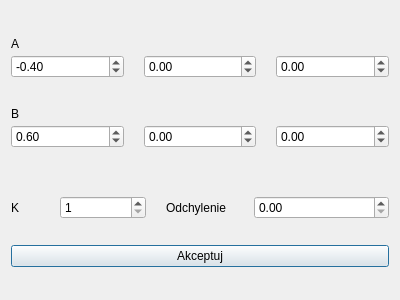
<?xml version="1.0" encoding="UTF-8"?>
<ui version="4.0">
 <class>Dialog_ARX</class>
 <widget class="QDialog" name="Dialog_ARX">
  <property name="geometry">
   <rect>
    <x>0</x>
    <y>0</y>
    <width>400</width>
    <height>300</height>
   </rect>
  </property>
  <property name="baseSize">
   <size>
    <width>200</width>
    <height>200</height>
   </size>
  </property>
  <property name="windowTitle">
   <string>Dialog</string>
  </property>
  <layout class="QVBoxLayout" name="verticalLayout_4" stretch="1,2,1,2,2,2,1,2,1">
   <property name="spacing">
    <number>3</number>
   </property>
   <item>
    <spacer name="verticalSpacer_3">
     <property name="orientation">
      <enum>Qt::Orientation::Vertical</enum>
     </property>
     <property name="sizeHint" stdset="0">
      <size>
       <width>20</width>
       <height>40</height>
      </size>
     </property>
    </spacer>
   </item>
   <item>
    <layout class="QVBoxLayout" name="verticalLayout" stretch="1,2">
     <property name="spacing">
      <number>1</number>
     </property>
     <item>
      <layout class="QHBoxLayout" name="horizontalLayout" stretch="1,9">
       <item>
        <widget class="QLabel" name="label">
         <property name="text">
          <string>A</string>
         </property>
        </widget>
       </item>
       <item>
        <spacer name="horizontalSpacer">
         <property name="orientation">
          <enum>Qt::Orientation::Horizontal</enum>
         </property>
         <property name="sizeHint" stdset="0">
          <size>
           <width>40</width>
           <height>20</height>
          </size>
         </property>
        </spacer>
       </item>
      </layout>
     </item>
     <item>
      <layout class="QHBoxLayout" name="horizontalLayout_2" stretch="1,1,1">
       <property name="spacing">
        <number>20</number>
       </property>
       <item>
        <widget class="QDoubleSpinBox" name="SpinBox_A1">
         <property name="minimum">
          <double>-99.000000000000000</double>
         </property>
         <property name="singleStep">
          <double>0.100000000000000</double>
         </property>
         <property name="value">
          <double>-0.400000000000000</double>
         </property>
        </widget>
       </item>
       <item>
        <widget class="QDoubleSpinBox" name="SpinBox_A2">
         <property name="minimum">
          <double>-99.000000000000000</double>
         </property>
         <property name="singleStep">
          <double>0.100000000000000</double>
         </property>
        </widget>
       </item>
       <item>
        <widget class="QDoubleSpinBox" name="SpinBox_A3">
         <property name="minimum">
          <double>-99.000000000000000</double>
         </property>
         <property name="singleStep">
          <double>0.100000000000000</double>
         </property>
        </widget>
       </item>
      </layout>
     </item>
    </layout>
   </item>
   <item>
    <spacer name="verticalSpacer_2">
     <property name="orientation">
      <enum>Qt::Orientation::Vertical</enum>
     </property>
     <property name="sizeHint" stdset="0">
      <size>
       <width>20</width>
       <height>40</height>
      </size>
     </property>
    </spacer>
   </item>
   <item>
    <layout class="QVBoxLayout" name="verticalLayout_2" stretch="1,2">
     <property name="spacing">
      <number>1</number>
     </property>
     <item>
      <layout class="QHBoxLayout" name="horizontalLayout_3" stretch="1,9">
       <item>
        <widget class="QLabel" name="label_2">
         <property name="text">
          <string>B</string>
         </property>
        </widget>
       </item>
       <item>
        <spacer name="horizontalSpacer_2">
         <property name="orientation">
          <enum>Qt::Orientation::Horizontal</enum>
         </property>
         <property name="sizeHint" stdset="0">
          <size>
           <width>40</width>
           <height>20</height>
          </size>
         </property>
        </spacer>
       </item>
      </layout>
     </item>
     <item>
      <layout class="QHBoxLayout" name="horizontalLayout_4">
       <property name="spacing">
        <number>20</number>
       </property>
       <item>
        <widget class="QDoubleSpinBox" name="SpinBox_B1">
         <property name="minimum">
          <double>-99.000000000000000</double>
         </property>
         <property name="singleStep">
          <double>0.100000000000000</double>
         </property>
         <property name="value">
          <double>0.600000000000000</double>
         </property>
        </widget>
       </item>
       <item>
        <widget class="QDoubleSpinBox" name="SpinBox_B2">
         <property name="minimum">
          <double>-99.000000000000000</double>
         </property>
         <property name="singleStep">
          <double>0.100000000000000</double>
         </property>
        </widget>
       </item>
       <item>
        <widget class="QDoubleSpinBox" name="SpinBox_B3">
         <property name="minimum">
          <double>-99.000000000000000</double>
         </property>
         <property name="singleStep">
          <double>0.100000000000000</double>
         </property>
        </widget>
       </item>
      </layout>
     </item>
    </layout>
   </item>
   <item>
    <spacer name="verticalSpacer">
     <property name="orientation">
      <enum>Qt::Orientation::Vertical</enum>
     </property>
     <property name="sizeHint" stdset="0">
      <size>
       <width>20</width>
       <height>40</height>
      </size>
     </property>
    </spacer>
   </item>
   <item>
    <layout class="QHBoxLayout" name="horizontalLayout_6" stretch="2,1,2">
     <property name="spacing">
      <number>20</number>
     </property>
     <item>
      <layout class="QHBoxLayout" name="horizontalLayout_5" stretch="1,3">
       <item>
        <widget class="QLabel" name="label_3">
         <property name="text">
          <string>K</string>
         </property>
        </widget>
       </item>
       <item>
        <widget class="QSpinBox" name="spinBox_k">
         <property name="minimum">
          <number>1</number>
         </property>
        </widget>
       </item>
      </layout>
     </item>
     <item>
      <widget class="QLabel" name="label_4">
       <property name="text">
        <string>Odchylenie</string>
       </property>
      </widget>
     </item>
     <item>
      <widget class="QDoubleSpinBox" name="Spbox_odchyl">
       <property name="maximum">
        <double>0.090000000000000</double>
       </property>
       <property name="singleStep">
        <double>0.010000000000000</double>
       </property>
      </widget>
     </item>
    </layout>
   </item>
   <item>
    <spacer name="verticalSpacer_5">
     <property name="orientation">
      <enum>Qt::Orientation::Vertical</enum>
     </property>
     <property name="sizeHint" stdset="0">
      <size>
       <width>20</width>
       <height>40</height>
      </size>
     </property>
    </spacer>
   </item>
   <item>
    <widget class="QPushButton" name="buttonAccept">
     <property name="text">
      <string>Akceptuj</string>
     </property>
    </widget>
   </item>
   <item>
    <spacer name="verticalSpacer_4">
     <property name="orientation">
      <enum>Qt::Orientation::Vertical</enum>
     </property>
     <property name="sizeHint" stdset="0">
      <size>
       <width>20</width>
       <height>40</height>
      </size>
     </property>
    </spacer>
   </item>
  </layout>
 </widget>
 <resources/>
 <connections/>
</ui>
